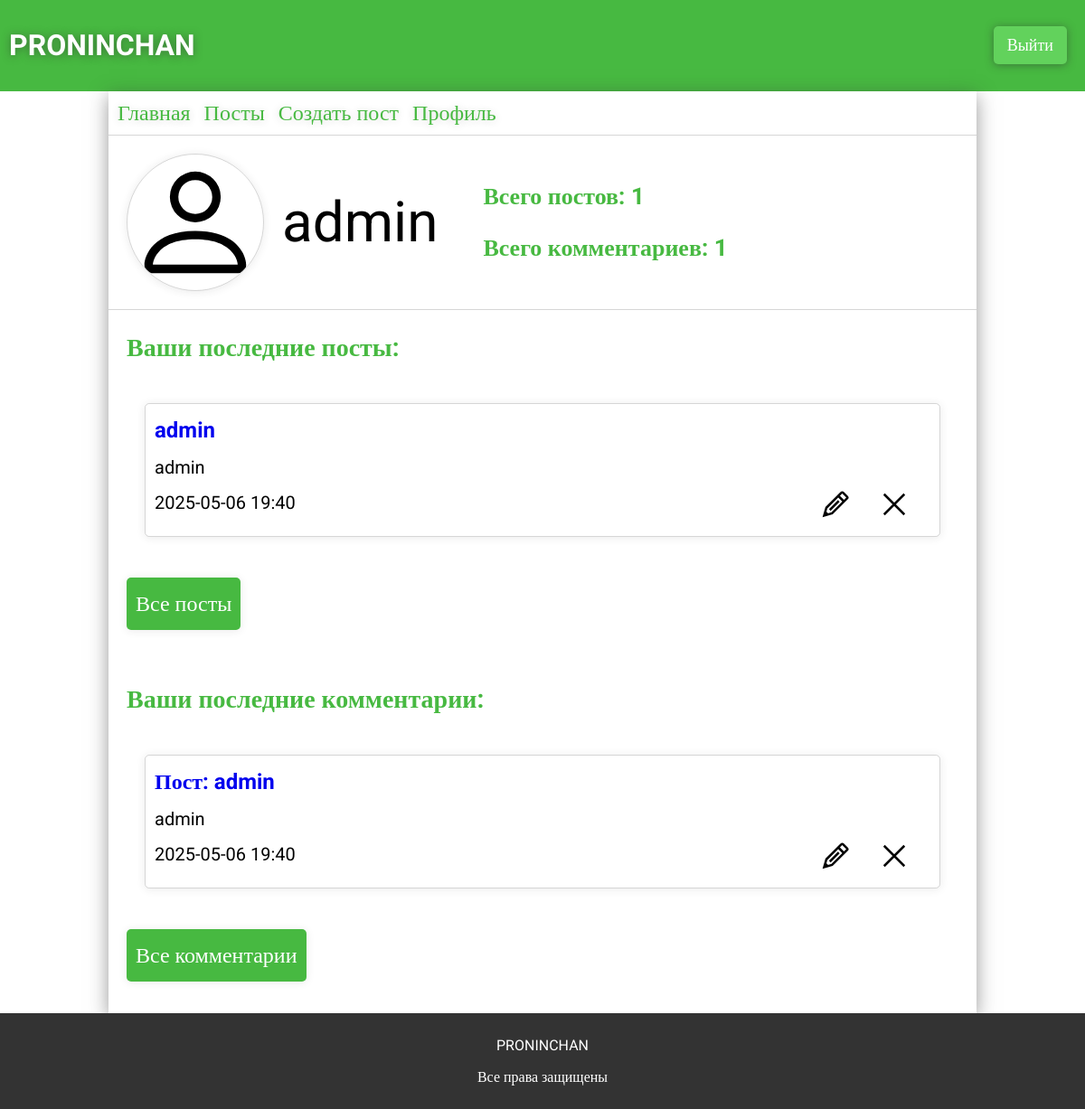
/profile (signed in), run on an earlier commit of the app's database.
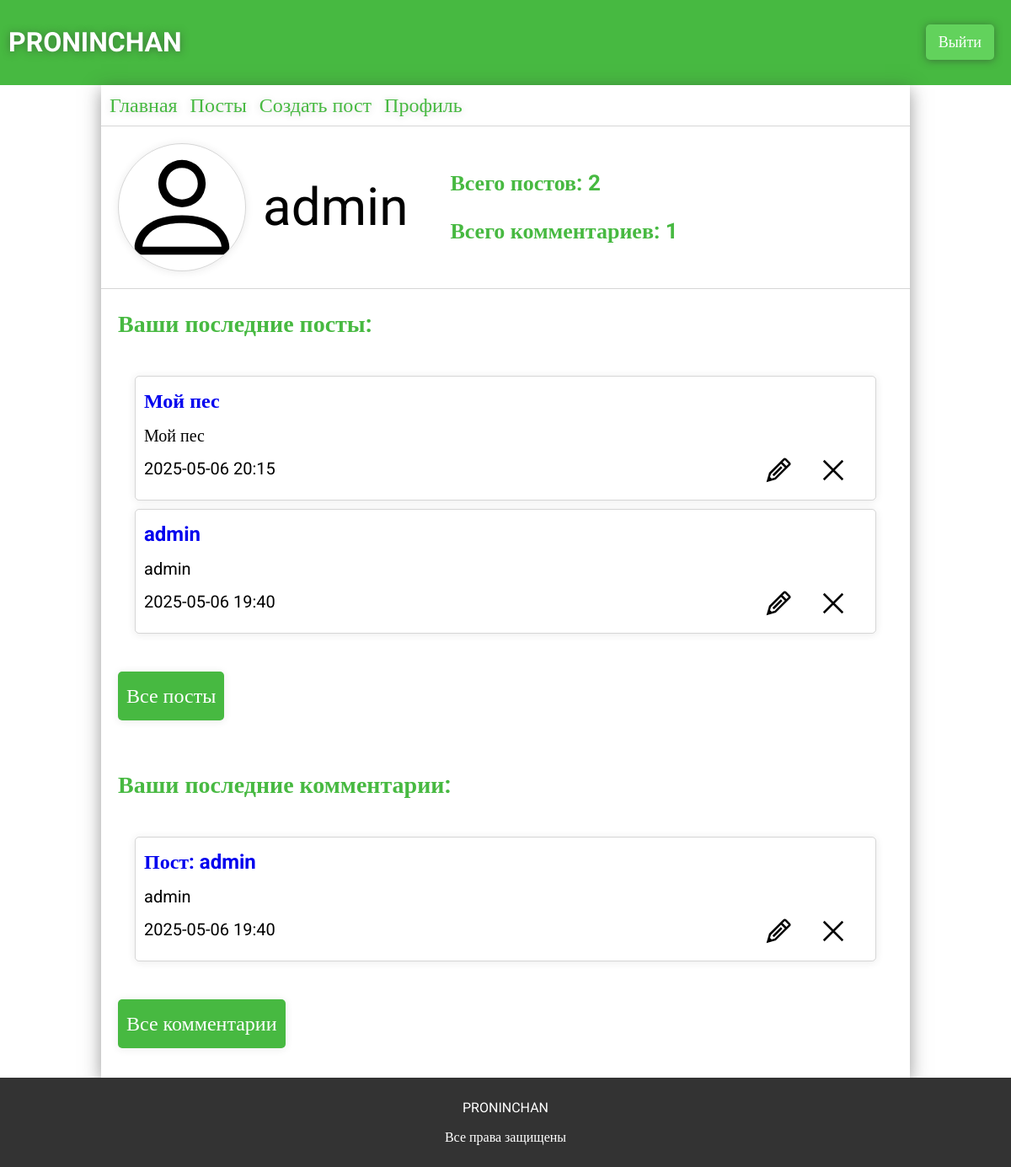
And on a later commit of the database.
### app.py (models this page shows)
class Users(db.Model):
    __tablename__ = 'users'
    id = db.Column(db.Integer, primary_key=True)
    username = db.Column(db.String(32), unique=True, nullable=False)
    photo = db.Column(db.BLOB)
    email = db.Column(db.String(64), unique=True, nullable=False)
    password = db.Column(db.String(30), nullable=False)
    access = db.Column(db.String(64), nullable=False, default='user')
    all_posts = db.relationship("ForumPosts", backref="user_author", cascade="all, delete-orphan")
    all_comments = db.relationship("ForumComments", backref="user_author")

class ForumPosts(db.Model):
    __tablename__ = 'forum_posts'
    id = db.Column(db.Integer, primary_key=True)
    user_id = db.Column(db.Integer, db.ForeignKey('users.id'), nullable=False)
    theme = db.Column(db.String(124), nullable=False)
    text = db.Column(db.Text, nullable=False)
    section_id = db.Column(db.Integer, db.ForeignKey('forum_sections.id'), nullable=False)
    category_id = db.Column(db.Integer, db.ForeignKey('forum_categories.id'), nullable=False)
    created_at = db.Column(db.DateTime, default=datetime.now)
    user = db.relationship("Users", backref="posts")
    sections = db.relationship("ForumSections")
    categories = db.relationship("ForumCategory")
    all_comments = db.relationship("ForumComments", backref="forum_post", cascade="all, delete-orphan")

class ForumComments(db.Model):
    __tablename__ = 'forum_comments'
    id = db.Column(db.Integer, primary_key=True)
    user_id = db.Column(db.Integer, db.ForeignKey('users.id'), nullable=False)
    text = db.Column(db.Text, nullable=False)
    created_at = db.Column(db.DateTime, default=datetime.now)
    post_id = db.Column(db.Integer, db.ForeignKey('forum_posts.id'), nullable=False)
    user = db.relationship("Users", backref="comments")
    post = db.relationship('ForumPosts', backref='comments')

### app.py (the view)
@app.route('/profile')
def profile():
    if 'user' in session:
        try:
            access = (Users.query.filter_by(id=session['user']).first()).access
        except:
            return redirect(url_for('logout'))
        user = Users.query.filter_by(id=session['user']).first()
        user_posts =  ForumPosts.query.filter_by(user_id=session['user']).order_by(ForumPosts.created_at.desc()).limit(5).all()
        user_comments = ForumComments.query.filter_by(user_id=session['user']).order_by(ForumComments.created_at.desc()).limit(5).all()
        c_total = ForumComments.query.filter_by(user_id=session['user']).count()
        p_total = ForumPosts.query.filter_by(user_id=session['user']).count()
        return render_template('profile.html', user = user, posts=user_posts,
                               comments=user_comments, c_total=c_total,p_total=p_total, access=access)
    return render_template('profile.html')

### templates/profile.html (shortened to what this page needs)
{% extends 'base.html' %}
{% block main %}
<link rel="stylesheet" href="{{ url_for('static', filename='css/profile.css') }}">
{% if session['user'] %}
<div class="profile">
    <div class="profile-container">
        <div class="profile-person">
            <div class="profile-person-img">
                <img src="{{user.photo if user.photo else '../static/img/person.svg'}}" alt="" style="cursor: pointer;">
            </div>
            <p>{{user.username}}</p>
        </div>
        <div class="profile-data">
            <p>Всего постов: {{p_total}}</p>
            <p>Всего комментариев: {{c_total}}</p>
        </div>
    </div>
    <div class="commentsposts">
        <p>Ваши последние посты:</p>
        <div class="commentsposts-container">
            {% for post in posts %}
            <div class="commentsposts-container-post" id="post-{{post.id}}">
                <div class="commentsposts-container-post-edit">
                    <img src="../static/img/Edit.svg" alt="" class="edit-post" id="post-{{post.id}}" data-post-id="{{post.id}}">
                    <img src="../static/img/Close.svg" alt="" class="delete-post" data-post-id="{{post.id}}">
                </div>
                <a class="post-theme" href="{{url_for('post', post=post.id)}}">{{post.theme}}</a>
                <p class="post-text"  data-text="{{post.text}}">{{post.text | truncate(150, True, '...')}}</p>
                <p class="post-created">{{post.created_at.strftime('%Y-%m-%d %H:%M')}}</p>
            </div>
            {% endfor %}
        </div>
        <button><a href="{{url_for('user_posts')}}">Все посты</a></button>
    </div>
    <div  class="commentsposts">
        <p>Ваши последние комментарии:</p>
        <div class="commentsposts-container">
            {% for comment in comments %}
            <div class="commentsposts-container-post" id="comment-{{comment.id}}">
                <div class="commentsposts-container-post-edit">
                    <img src="../static/img/Edit.svg" alt="" class="edit-comment" id="comment-{{comment.id}}" data-comment-id="{{comment.id}}">
                    <img src="../static/img/Close.svg" alt="" class="delete-comment" data-comment-id="{{comment.id}}">
                </div>
                <a href="{{url_for('post', post=comment.post_id)}}">Пост: {{comment.post.theme}}</a>
                <p class="comment-text" data-text="{{comment.text}}">{{comment.text | truncate(100, True, '...')}}</p>
                <p class="comment-created">{{comment.created_at.strftime('%Y-%m-%d %H:%M')}}</p>
            </div>
            {% endfor %}
        </div>
        <button><a href="{{url_for('user_comments')}}">Все комментарии</a></button>
    </div>
</div>
{% else %}
    <div class="login">
        <h2>Войдите в аккаунт</h2>
    </div>
{% endif %}
{% endblock %}

### templates/base.html (shortened to what this page needs)
<!DOCTYPE html>
<html lang="en">
<head>
    <link rel="stylesheet" href="{{ url_for('static', filename='css/base.css') }}">
</head>
<body>
    <header class="header">
        <h1>PRONINCHAN</h1>
        <div>
            {% if not session['user'] %}
            <button id="reg-btn">Регистрация</button>
            <button class="hidden" id="log-btn">Вход:</button>
            <form action="" id="log-form">
                <p id="log-message">Вход</p>
                <input type="text" name="login" id="login" placeholder="Имя">
                <input type="password" name="password" id="password" placeholder="Пароль">
                <button>Войти</button>
            </form>
            <form action="" class="hidden" id="reg-form">
                <p id="reg-message">Регистрация</p>
                <input type="text" name="loginreg" id="loginreg" placeholder="Имя">
                <input type="text" name="emailreg" id="email" placeholder="Почта">
                <input type="password" name="passwordreg" id="passwordreg" placeholder="Пароль">
                <button>Зарегистрироваться</button>
            </form>
            {% else %}
                <button><a href="{{url_for('logout')}}">Выйти</a></button>
            {% endif %}
        </div>
    </header>
    <main class="main">
        <div class="main-links">
            <a href="{{url_for('main')}}">Главная</a>
            <a href="{{url_for('posts')}}">Посты</a>
            <a href="{{url_for('create')}}">Создать пост</a>
            <a href="{{url_for('profile')}}">Профиль</a>
        </div>
        {% block main %}{% endblock %}
    </main>
    <footer class="footer">
        <p>PRONINCHAN</p>
        <p>Все права защищены</p>
    </footer>
</body>
</html>

### static/css/base.css (style rules this page uses)
* { font-family: "Roboto"; }
body { margin: 0; padding: 0; display: flex; flex-direction: column; min-height: 100vh; }
header { padding: 10px; background-color: #47b941; display: flex; justify-content: space-between; align-items: center; }
header h1 { color: white; text-shadow: 0 1px 10px rgba(51, 51, 51, 0.5); }
header div { display: flex; align-items: center; }
header div button { padding: 10px 15px; border: none; border-radius: 5px; background-color: #62d25c; color: white; margin-right: 10px; font-size: 18px; cursor: pointer; transition: 0.3s ease; box-shadow: 0 1px 10px rgba(51, 51, 51, 0.5); }
header div button a { text-decoration: none; color: white; }
.main { box-shadow: 0px 5px 20px rgba(51, 51, 51, 0.5); width: 80%; margin: 0 auto; display: flex; flex-direction: column; flex: 1; }
.main .main-links { padding: 10px; display: flex; gap: 15px; font-size: 24px; border-bottom: 1px solid rgba(51, 51, 51, 0.2); }
.main .main-links a { text-decoration: none; color: #47b941; transition: 0.3s ease; text-shadow: 0 1px 10px rgba(51, 51, 51, 0.2); }
.footer { background-color: rgb(51, 51, 51); color: white; text-align: center; padding: 10px; }

### static/css/profile.css (style rules this page uses)
.profile .profile-container { display: flex; align-items: center; padding: 20px; border-bottom: 1px solid rgba(51, 51, 51, 0.2); }
.profile .profile-person { display: flex; align-items: center; cursor: pointer; }
.profile .profile-person p { font-size: 62px; margin: 0; margin-left: 20px; }
.profile .profile-person .profile-person-img { position: relative; width: 150px; height: 150px; border-radius: 50%; overflow: hidden; box-shadow: 0 1px 10px rgba(51, 51, 51, 0.1); border: 1px solid rgba(51, 51, 51, 0.2); }
.profile .profile-person .profile-person-img img { position: absolute; width: 100%; cursor: pointer; }
.profile .profile-data { color: #47b941; font-weight: bolder; margin-left: 50px; font-size: 26px; }
.commentsposts { padding: 20px; font-size: 20px; }
.commentsposts p:first-child { color: #47b941; font-weight: bolder; font-size: 28px; margin: 15px 0; margin-top: 5px; }
.commentsposts button { background-color: #47b941; padding: 15px 10px; margin: 15px 0; box-shadow: 0 1px 10px rgba(51, 51, 51, 0.1); border: none; border-radius: 5px; transition: 0.3s ease; }
.commentsposts button a { font-size: 24px; text-decoration: none; color: white; }
.commentsposts .commentsposts-container { padding: 20px; }
.commentsposts .commentsposts-container .commentsposts-container-post { position: relative; border-radius: 5px; box-shadow: 0 1px 10px rgba(51, 51, 51, 0.1); border: 1px solid rgba(51, 51, 51, 0.2); padding: 10px; padding-top: 15px; margin: 10px 0; }
.commentsposts .commentsposts-container .commentsposts-container-post a { text-decoration: none; font-weight: bolder; font-size: 24px; margin: 15px 0; }
.commentsposts .commentsposts-container .commentsposts-container-post p { margin: 15px 0; }
.commentsposts .commentsposts-container .commentsposts-container-post .commentsposts-container-post-edit { position: absolute; right: 20px; bottom: 0; }
.commentsposts .commentsposts-container .commentsposts-container-post .commentsposts-container-post-edit img { width: 30px; margin: 15px 15px; transition: 0.2s ease; }

What changed in the data, as far as the page shows it:
added ForumPosts: theme "Мой пес", text "Мой пес", created_at "2025-05-06 20:15"
Also different on the page:
{{ p_total }}: "1" → "2"
